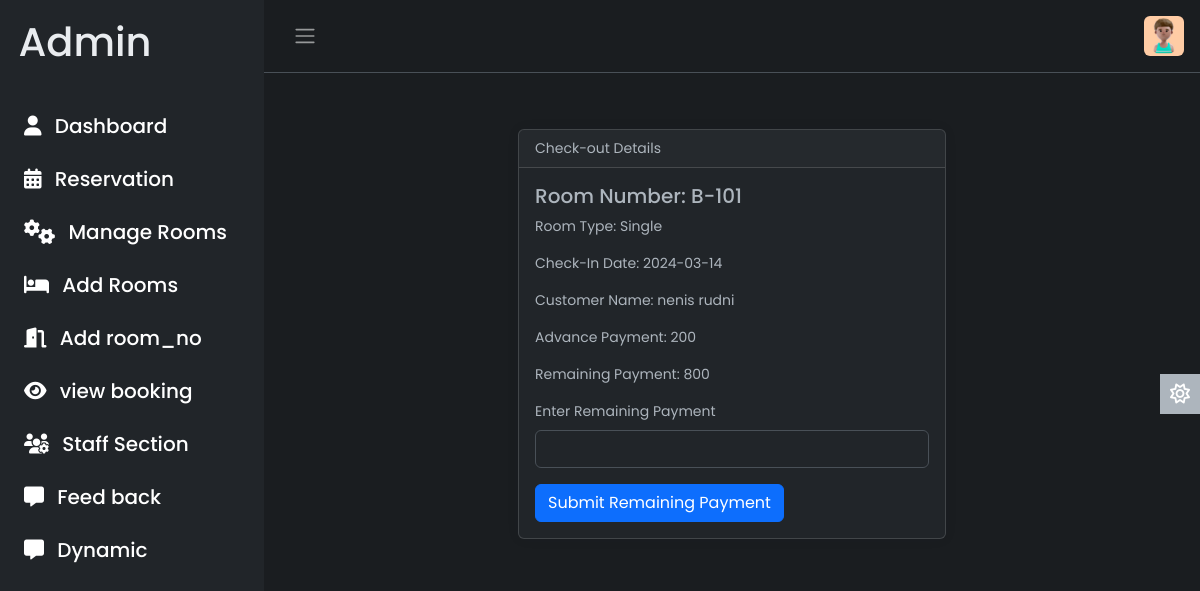
Page /admin/check_out.php?room_id=5 (signed in) on the committed database.
### tables this page shows
CREATE TABLE `room` (
  `room_id` int(10) NOT NULL,
  `room_type_id` int(10) NOT NULL,
  `room_no` varchar(10) NOT NULL,
  `status` tinyint(1) DEFAULT NULL,
  `check_in_status` tinyint(1) NOT NULL,
  `check_out_status` tinyint(1) NOT NULL,
  `deleteStatus` tinyint(1) DEFAULT 0
);

CREATE TABLE `room_type` (
  `room_type_id` int(10) NOT NULL,
  `room_type` varchar(100) NOT NULL,
  `price` int(10) NOT NULL,
  `max_person` int(10) NOT NULL,
  `offers` int(50) NOT NULL,
  `description` varchar(120) NOT NULL,
  `image` varchar(50) NOT NULL
);

CREATE TABLE `booking` (
  `booking_id` int(10) NOT NULL,
  `customer_id` int(10) NOT NULL,
  `room_id` int(10) NOT NULL,
  `booking_date` timestamp NOT NULL DEFAULT current_timestamp(),
  `check_in` varchar(100) DEFAULT NULL,
  `check_out` varchar(100) NOT NULL,
  `total_price` int(10) NOT NULL,
  `remaining_price` int(10) NOT NULL,
  `payment_status` tinyint(1) NOT NULL,
  `max_person` int(112) NOT NULL,
  `advance_payment` int(50) NOT NULL
);

CREATE TABLE `customer` (
  `c_id` int(11) NOT NULL,
  `c_name` varchar(50) NOT NULL,
  `email` varchar(100) NOT NULL,
  `number` varchar(20) NOT NULL,
  `add` varchar(255) NOT NULL
);

### admin/check_out.php (the view, shortened to what this page needs)
<!DOCTYPE html>
<html lang="en" data-bs-theme="dark">
<head>
    <link rel="stylesheet" href="https://cdn.jsdelivr.net/npm/bootstrap@5.3.0-alpha2/dist/css/bootstrap.min.css" />
    <link rel="stylesheet" href="css/style.css" />
</head>
<body>
    <div class="wrapper">
        <?php include 'include/aside.php'?>
        <div class="main">
            <?php include 'include/nav.php'?>
            <main class="content px-3 py-2">
               <div class="container mt-5">
        <div class="row justify-content-center">
            <div class="col-md-6">
                <div class="card">
                    <div class="card-header">
                        Check-out Details
                    </div>
                    <div class="card-body">
                        <?php
                        include 'include/conn.php';
                        $username = $_SESSION['a_name'];
                        $query = "SELECT * FROM user WHERE a_name = '$username'";
                        $result = $conn->query($query);
                        if ($result->num_rows > 0) {
                            if (isset($_GET['room_id'])) {
                                $room_id = $_GET['room_id'];
                                $query = "SELECT r.room_id, r.room_no, rt.room_type, r.check_in_status, r.check_out_status, r.status,
                                        b.check_in, b.check_out, b.advance_payment, b.remaining_price,c.c_name
                                        FROM room r
                                        JOIN room_type rt ON r.room_type_id = rt.room_type_id
                                        LEFT JOIN booking b ON r.room_id = b.room_id
                                        LEFT JOIN customer c ON b.customer_id = c.c_id
                                        WHERE r.room_id = '$room_id'";
                                $result = mysqli_query($conn, $query);
                                if ($result && mysqli_num_rows($result) > 0) {
                                    $row = mysqli_fetch_assoc($result);
                                    ?>
                                    <h5 class="card-title">Room Number: <?php echo $row["room_no"]; ?></h5>
                                    <p class="card-text">Room Type: <?php echo $row["room_type"]; ?></p>
                                    <p class="card-text">Check-In Date: <?php echo $row["check_in"]; ?></p>
                                    <p class="card-text">Customer Name: <?php echo $row["c_name"]; ?></p>
                                    <p class="card-text">Advance Payment: <?php echo $row["advance_payment"]; ?></p>
                                    <p class="card-text">Remaining Payment: <?php echo $row["remaining_price"]; ?></p>
                                    <?php
                                }
                                            ?><script>
                                <form action="#" method="post">
                                    <div class="mb-3">
                                        <label for="remaining_payment" class="form-label">Enter Remaining Payment</label>
                                        <input type="number" class="form-control" id="remaining_payment" name="remaining_payment" required>
                                    </div>
                                    <button type="submit" class="btn btn-primary">Submit Remaining Payment</button>
                                </form>
                                <?php
                            } else {
                                echo "No records found for the provided room ID.";
                            }
                        } else {
                            echo "Room ID is not provided.";
                        }
                        ?>
                    </div>
                </div>
            </div>
        </div>
    </div>
            </main>
        </div>
    </div>
    <a href="#" class="theme-toggle">
        <i class="fa-regular fa-sun"></i>
    </a>
</body>
</html>

### admin/css/style.css (style rules this page uses)
body { font-family: 'Poppins', sans-serif; font-size: 0.875rem; opacity: 1; overflow-y: scroll; margin: 0; }
a { cursor: pointer; text-decoration: none; font-family: 'Poppins', sans-serif; }
.wrapper { align-items: stretch; display: flex; width: 100%; }
.main { display: flex; flex-direction: column; min-height: 100vh; min-width: 0; overflow: hidden; transition: all 0.35s ease-in-out; width: 100%; background: var(--bs-dark-bg-subtle); }
.content { flex: 1; max-width: 100vw; width: 100vw; }
@media (min-width:768px) { .content { max-width: auto; width: auto; } }
.card { box-shadow: 0 0 .875rem 0 rgba(34, 46, 60, .05); margin-bottom: 24px; }
.theme-toggle { position: fixed; top: 50%; transform: translateY(-65%); text-align: center; z-index: 10; right: 0; left: auto; border: none; background-color: var(--bs-body-color); }
html[data-bs-theme="dark"] .theme-toggle .fa-sun, html[data-bs-theme="light"] .theme-toggle .fa-moon { cursor: pointer; padding: 10px; display: block; font-size: 1.25rem; color: #FFF; }

### rows in the picture
room: room_no "B-101"
room_type: room_type "Single"
booking: check_in "2024-03-14", advance_payment "200", remaining_price "800"
customer: c_name "nenis rudni"
